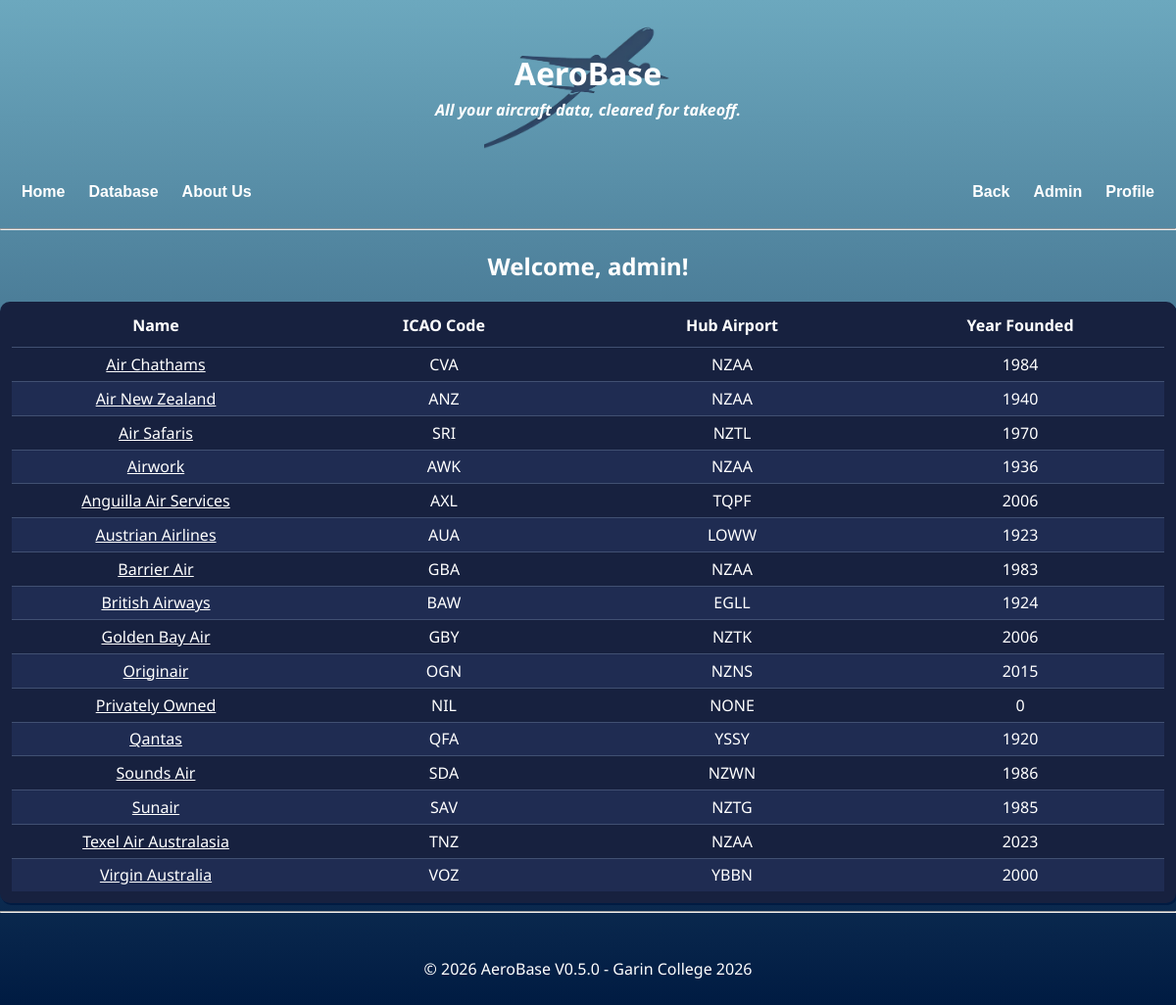
The app's page /database/operators (signed in), older data.
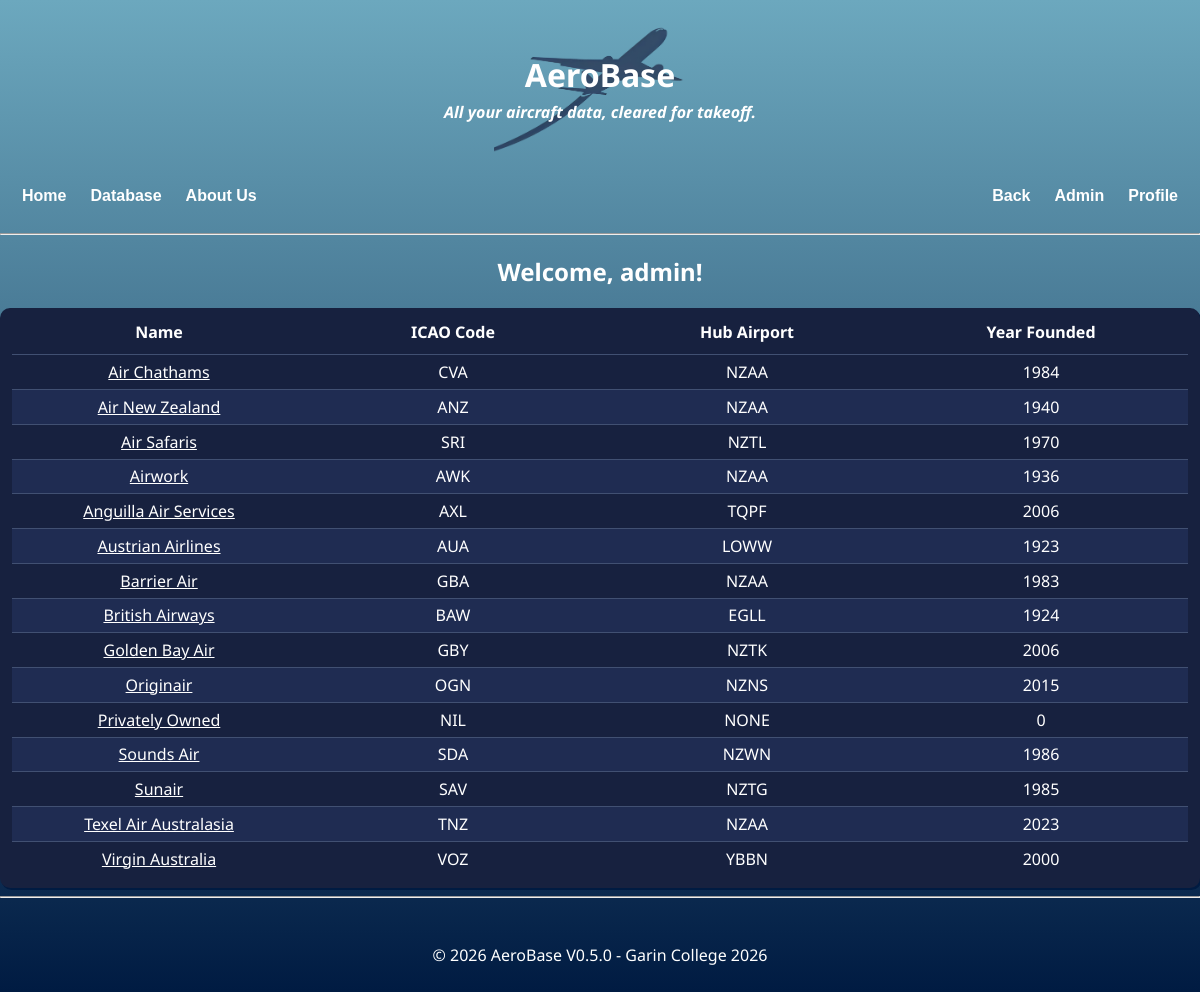
The same page, newer data.
### app.py (models this page shows)
class Operator(db.Model):
    icao = db.Column(db.String(3), primary_key = True)
    hub_icao = db.Column(db.String(4), nullable = False)
    year_founded = db.Column(db.Integer, nullable = False)
    operator_name = db.Column(db.String(25), nullable = False)
    user_id = db.Column(db.Integer, db.ForeignKey("user.id"), nullable = True)
    date_time = db.Column(db.DateTime, server_default=db.func.now(), onupdate=db.func.now(), nullable=False)
    callsign = db.Column(db.String(50), nullable=False)
    aircrafts = db.relationship(
        "Aircraft",
        back_populates = "operator"
    )
    user = db.relationship(
        "User",
        back_populates = "operators"
    )

### app.py (the view)
    @app.route("/database/operators")
    def dboperator():
        operators = Operator.query.order_by(Operator.operator_name).all() # collects all oeprators to display in the table
        if "user" in session:
            return render_template(
                "operators.html",
                page_title = "Database (Operators)",
                user=session["user"],
                operators=operators
            )
        else:
            return redirect(url_for("login"))

### app.py (called while the page is built)
@app.context_processor
def inject_user():
   if "user" in session: # checks if user is an admin (assuming they're logged in) to use in nav bar
       user=User.query.filter_by(username=session["user"]).first()
       is_admin = user is not None and user.admin is True
   else:
       is_admin = False
   return{
       "logged_in": "user" in session, # sends logged in to 'nav'
       "is_admin":  is_admin, # sends admin to 'nav'
       "version": "V0.5.0" # current version
   }

### templates/operators.html (shortened to what this page needs)
{% extends "layout.html" %}
{% block content %}
<h2 style="color: #ffffff;">Welcome, {{user}}!</h2>
<div class="table-outer">
    <div class="table-container">
        <table>
            <thead>
                <tr>
                    <th>Name</th>
                    <th>ICAO Code</th>
                    <th>Hub Airport</th>
                    <th>Year Founded</th>
                </tr>
            </thead>
            {% for operator in operators %}
            <tr>
                <td><a href="/database/operators/{{operator.icao}}" style="color:#ffffff">{{operator.operator_name}}</a></td>
                <td>{{operator.icao}}</td>
                <td>{{operator.hub_icao}}</td>
                <td>{{operator.year_founded}}</td>
            </tr>
            {% endfor %}
        </table>
    </div>
</div>
{% endblock %}

Row changes from the older to the newer data that the page shows:
removed Operator: operator_name "Qantas", icao "QFA", hub_icao "YSSY", year_founded "1920"
